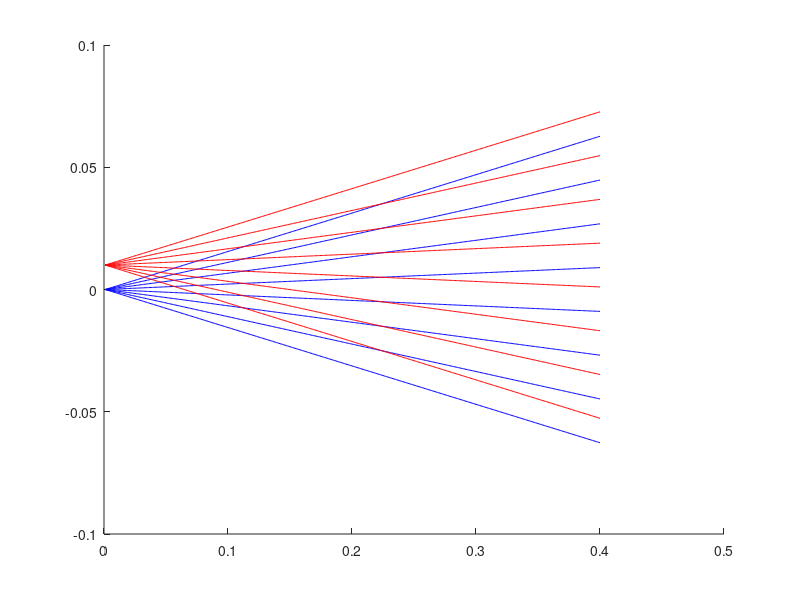

Write MATLAB code to recreate this figure.
d = 0.001; % distance of wave propagation for each time step
ray_travel_dist = 0.4; % total distance of wave propagation
num_steps = ray_travel_dist / d; % total number of steps
steps_vector = [0 0 d 0]'; % update z value after each step

x_1_initial = 0; % initial height 1
x_2_initial = 0.01; % inital height 2
z_initial = 0; % y height, stays constant, along w/ angle

x_angles = linspace(-pi/20, pi/20, 8); % collection of startin x angles

M = [1 d 0 0; 
     0 1 0 0; 
     0 0 1 d; 
     0 0 0 1];

% Lense variables
f = 0.15;
radius = 0.02; 

M_f = [1 0 0 0;
    -1/f 1 0 0;
       0 0 1 0;
       0 0 -1/f 1];

hold on;
for j = 1: length(x_angles)

    x_z = zeros(4, num_steps);
    x_z(:, 1) = [x_1_initial x_angles(j) z_initial 0]' + steps_vector;


    for i = 2:num_steps
        x_z(:, i) = M * x_z(:, i-1) + steps_vector;
    end


    plot(x_z(3, :), x_z(1, :), 'b');
end

for j = 1: length(x_angles)

    x_z = zeros(4, num_steps);
    x_z(:, 1) = [x_2_initial x_angles(j) z_initial 0]' + steps_vector;


    for i = 2:num_steps
        x_z(:, i) = M * x_z(:, i-1) + steps_vector;
    end


    plot(x_z(3, :), x_z(1, :), 'r');
end

hold off;